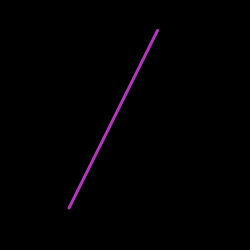
Frame 1 (no input)
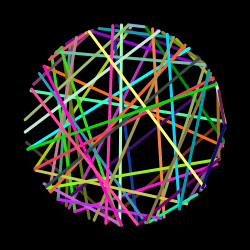
Frame 60 (no input)
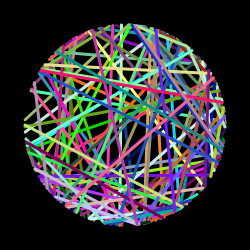
Frame 120 (the mouse pressed at the canvas centre since frame 60)

The p5.js sketch that drew these frames (run headless with seeded random() and noise() and a simulated clock; from frame 60 on, the mouse is pressed at the canvas centre):

// p5.js sketch
// ── sketch.js
function setup() {
  createCanvas(250, 250);
  pts = [];
  for(let i =0; i<360; i++){
     let x = 125 + 100*cos(radians(i));
    let y = 125 + 100*sin(radians(i));
    pts.push(new p5.Vector(x,y));
  }
  background(0);
}

function draw() {
  strokeWeight(3);
  stroke(random(255),random(255),random(255))
  
  let pt1 = random(pts);
  let pt2 = random(pts);
  line(pt1.x,pt1.y,pt2.x,pt2.y);
  
}
